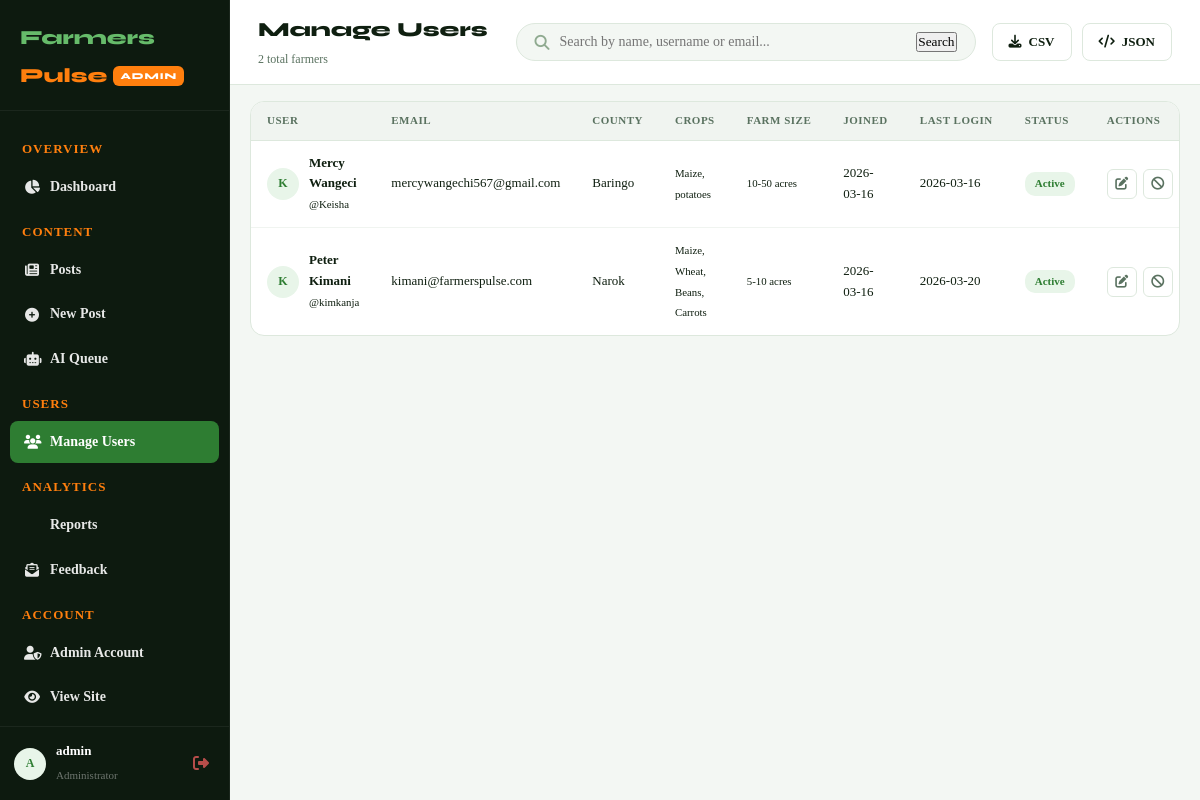
/admin/users (signed in), run on an earlier commit of the app's database.
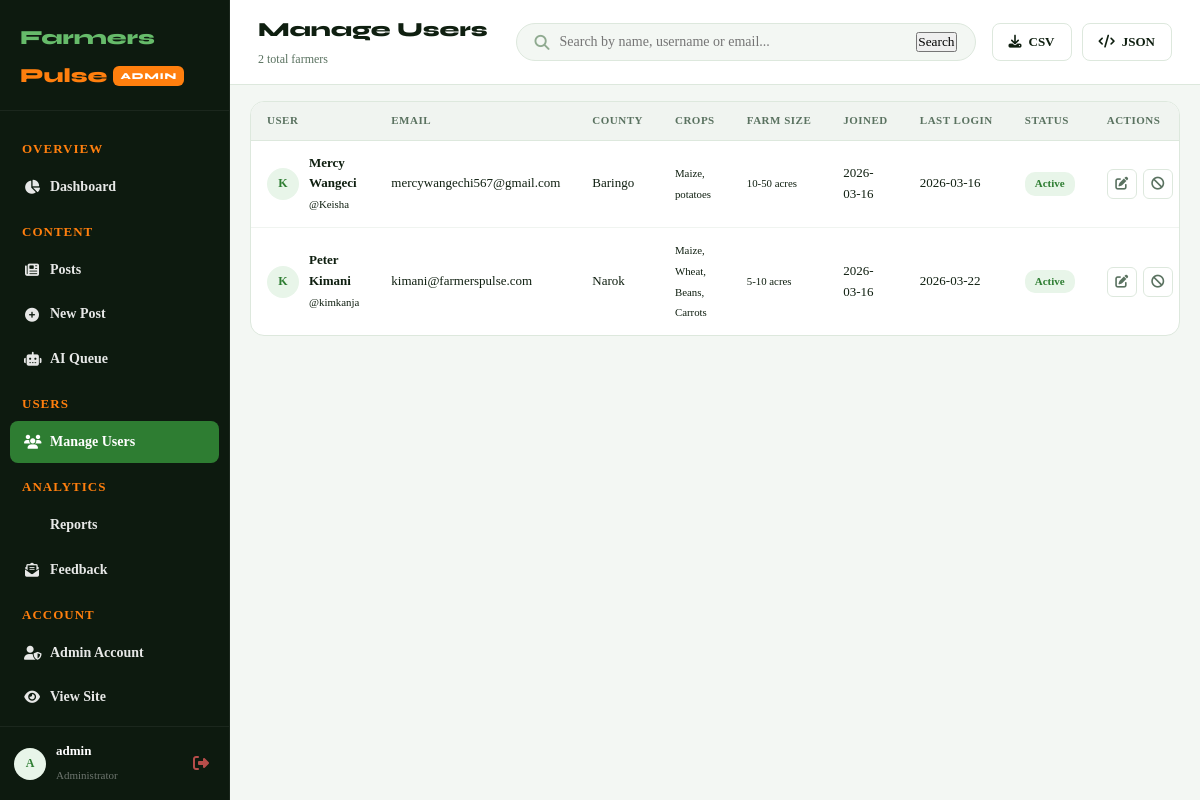
And on a later commit of the database.
### tables this page shows
CREATE TABLE users (
        id INTEGER PRIMARY KEY AUTOINCREMENT,
        username TEXT UNIQUE NOT NULL,
        email TEXT UNIQUE NOT NULL,
        password TEXT NOT NULL,
        role TEXT DEFAULT 'farmer',
        full_name TEXT DEFAULT '',
        phone TEXT DEFAULT '',
        county TEXT DEFAULT '',
        crop_types TEXT DEFAULT '',
        farm_size TEXT DEFAULT '',
        bio TEXT DEFAULT '',
        profile_pic TEXT DEFAULT '',
        is_active INTEGER DEFAULT 1,
        is_banned INTEGER DEFAULT 0,
        ban_reason TEXT DEFAULT '',
        created_at TEXT DEFAULT (datetime('now')),
        last_login TEXT
    );

### app.py (the view)
@app.route("/admin/users")
@login_required
@admin_required
def admin_users():
    page=request.args.get("page",1,type=int); search=request.args.get("search",""); per_page=15; offset=(page-1)*per_page
    conn=get_db(); where="role='farmer'"; params=[]
    if search: where+=" AND (username LIKE ? OR email LIKE ? OR full_name LIKE ?)"; params.extend([f"%{search}%"]*3)
    total=conn.execute(f"SELECT COUNT(*) FROM users WHERE {where}",params).fetchone()[0]
    users=conn.execute(f"SELECT * FROM users WHERE {where} ORDER BY created_at DESC LIMIT ? OFFSET ?",params+[per_page,offset]).fetchall()
    conn.close(); total_pages=(total+per_page-1)//per_page
    return render_template("admin_users.html",users=users,search=search,page=page,total_pages=total_pages,total=total)

### app.py (called while the page is built)
def get_db():
    if not os.path.exists("database"):
        os.makedirs("database")
    conn = sqlite3.connect(DATABASE)
    conn.row_factory = sqlite3.Row
    conn.execute("PRAGMA foreign_keys = ON")
    return conn

def login_required(f):
    @wraps(f)
    def dec(*a,**k):
        if "user_id" not in session: return redirect(url_for("login"))
        return f(*a,**k)
    return dec

def admin_required(f):
    @wraps(f)
    def dec(*a,**k):
        if "user_id" not in session or session.get("role")!="admin":
            flash("Admin access required.","error"); return redirect(url_for("dashboard"))
        return f(*a,**k)
    return dec

def current_user():
    if "user_id" not in session: return None
    conn=get_db(); u=conn.execute("SELECT * FROM users WHERE id=?",(session["user_id"],)).fetchone(); conn.close(); return u

@app.context_processor
def inject_globals():
    u=current_user(); unread=0; pending_ai=0; unread_feedback=0
    if u:
        conn=get_db()
        unread=conn.execute("SELECT COUNT(*) FROM notifications WHERE user_id=? AND is_read=0",(u["id"],)).fetchone()[0]
        if u["role"]=="admin":
            pending_ai=conn.execute("SELECT COUNT(*) FROM posts WHERE is_published=0 AND source='ai_model'").fetchone()[0]
            unread_feedback=conn.execute("SELECT COUNT(*) FROM feedback WHERE status='unread'").fetchone()[0]
        conn.close()
    return dict(current_user=u,unread_count=unread,pending_ai_count=pending_ai,unread_feedback=unread_feedback)

### templates/admin_users.html (shortened to what this page needs)
{% extends "base.html" %}
{% block body_class %}admin-body{% endblock %}
{% block extra_css %}
<link rel="stylesheet" href="{{ url_for('static', filename='css/admin.css') }}">{% endblock %}
{% block content %}
<div class="admin-layout">
  {% include '_admin_sidebar.html' %}
  <div class="admin-main">
    <header class="admin-topbar">
      <div class="admin-topbar-title">
        <h1>Manage Users</h1><span>{{ total }} total farmers</span>
      </div>
      <div class="admin-topbar-search">
        <form method="GET" action="{{ url_for('admin_users') }}" class="admin-search-bar">
          <i class="fas fa-search"></i>
          <input type="text" name="search" placeholder="Search by name, username or email..." value="{{ search }}">
          <button type="submit">Search</button>
        </form>
      </div>
      <div class="admin-topbar-right">
        <a href="{{ url_for('export_report', type='users', format='csv') }}" class="btn-admin-outline"><i
            class="fas fa-download"></i> CSV</a>
        <a href="{{ url_for('export_report', type='users', format='json') }}" class="btn-admin-outline"><i
            class="fas fa-code"></i> JSON</a>
      </div>
    </header>
    <div class="admin-content">
      <div class="table-card full-width">
        <div class="table-scroll">
          <table class="admin-table">
            <thead>
              <tr>
                <th>User</th>
                <th>Email</th>
                <th>County</th>
                <th>Crops</th>
                <th>Farm Size</th>
                <th>Joined</th>
                <th>Last Login</th>
                <th>Status</th>
                <th>Actions</th>
              </tr>
            </thead>
            <tbody>
              {% for u in users %}
              <tr id="user-row-{{ u['id'] }}">
                <td>
                  <div class="user-cell">
                    <div class="avatar-sm-tbl">{{ u['username'][0].upper() }}</div>
                    <div><strong>{{ u['full_name'] or u['username'] }}</strong><br><small>@{{ u['username'] }}</small>
                    </div>
                  </div>
                </td>
                <td>{{ u['email'] }}</td>
                <td>{{ u['county'] or '—' }}</td>
                <td><small>{{ u['crop_types'] or '—' }}</small></td>
                <td><small>{{ u['farm_size'] or '—' }}</small></td>
                <td>{{ u['created_at'][:10] }}</td>
                <td>{{ u['last_login'][:10] if u['last_login'] else 'Never' }}</td>
                <td>
                  {% if u['is_banned'] %}
                  <span class="banned-badge">Banned</span>
                  {% else %}
                  <span class="status-badge {% if u['is_active'] %}active{% else %}inactive{% endif %}"
                    id="status-{{ u['id'] }}">{{ 'Active' if u['is_active'] else 'Inactive' }}</span>
                  {% endif %}
                </td>
                <td>
                  <div class="action-btns">
                    <a href="{{ url_for('admin_edit_user', uid=u['id']) }}" class="tbl-btn tbl-edit"
                      title="Edit User"><i class="fas fa-edit"></i></a>
                    <button class="tbl-btn tbl-toggle" onclick="toggleUser({{ u['id'] }})"
                      title="{{ 'Deactivate' if u['is_active'] else 'Activate' }}"><i
                        class="fas fa-{% if u['is_active'] %}ban{% else %}check{% endif %}"></i></button>
                  </div>
                </td>
              </tr>
              {% else %}
              <tr>
                <td colspan="9" class="empty-td">No users found.</td>
              </tr>
              {% endfor %}
            </tbody>
          </table>
        </div>
      </div>
    </div>
  </div>
</div>
{% endblock %}

### templates/base.html (shortened to what this page needs)
<!DOCTYPE html>
<html lang="en">
<head>
  <link rel="stylesheet" href="https://cdnjs.cloudflare.com/ajax/libs/font-awesome/6.5.1/css/all.min.css">
  <link rel="stylesheet" href="{{ url_for('static', filename='css/main.css') }}">
  {% block extra_css %}{% endblock %}
</head>
<body class="{% block body_class %}{% endblock %}">
  {% block content %}{% endblock %}
</body>
</html>

### templates/_admin_sidebar.html (shortened to what this page needs)
<aside class="admin-sidebar" id="adminSidebar">
  <div class="admin-sidebar-logo">
    <span class="logo-green">Farmers</span><span class="logo-orange">Pulse</span>
    <span class="admin-badge">ADMIN</span>
  </div>
  <nav class="admin-nav">
    <div class="nav-section-label">Overview</div>
    <a href="{{ url_for('admin_dashboard') }}"
      class="admin-nav-item {% if request.endpoint=='admin_dashboard' %}active{% endif %}"><i
        class="fas fa-chart-pie"></i><span>Dashboard</span></a>
    <div class="nav-section-label">Content</div>
    <a href="{{ url_for('admin_posts') }}"
      class="admin-nav-item {% if request.endpoint in ['admin_posts','admin_edit_post','admin_create_post'] %}active{% endif %}"><i
        class="fas fa-newspaper"></i><span>Posts</span></a>
    <a href="{{ url_for('admin_create_post') }}"
      class="admin-nav-item {% if request.endpoint=='admin_create_post' %}active{% endif %}"><i
        class="fas fa-plus-circle"></i><span>New Post</span></a>
    <a href="{{ url_for('admin_pending_posts') }}"
      class="admin-nav-item {% if request.endpoint=='admin_pending_posts' %}active{% endif %}">
      <i class="fas fa-robot"></i><span>AI Queue </span>
    </a>
    <div class="nav-section-label">Users</div>
    <a href="{{ url_for('admin_users') }}"
      class="admin-nav-item {% if request.endpoint in ['admin_users','admin_edit_user'] %}active{% endif %}"><i
        class="fas fa-users"></i><span>Manage Users</span></a>
    <div class="nav-section-label">Analytics</div>
    <a href="{{ url_for('admin_reports') }}"
      class="admin-nav-item {% if request.endpoint=='admin_reports' %}active{% endif %}"><span>Reports</span></a>
    <a href="{{ url_for('admin_feedback') }}"
      class="admin-nav-item {% if request.endpoint=='admin_feedback' %}active{% endif %}">
      <i class="fas fa-envelope-open-text"></i><span>Feedback </span>
    </a>
    <div class="nav-section-label">Account</div>
    <a href="{{ url_for('admin_account') }}"
      class="admin-nav-item {% if request.endpoint=='admin_account' %}active{% endif %}"><i
        class="fas fa-user-shield"></i><span>Admin Account</span></a>
    <a href="{{ url_for('dashboard') }}" class="admin-nav-item"><i class="fas fa-eye"></i><span>View Site</span></a>
  </nav>
  <div class="admin-sidebar-footer">
    <div class="admin-user-chip">
      <div class="avatar-sm-tbl">{{ current_user['username'][0].upper() }}</div>
      <div><strong>{{ current_user['username'] }}</strong><span>Administrator</span></div>
    </div>
    <a href="{{ url_for('logout') }}" class="admin-logout"><i class="fas fa-sign-out-alt"></i></a>
  </div>
</aside>

### static/css/main.css (style rules this page uses)
:root { --green: #2e7d32; --green-light: #43a047; --green-dark: #1b5e20; --green-soft: rgba(46, 125, 50, 0.08); --orange: #ff7f0e; --orange-dark: #e65100; --orange-soft: rgba(255, 127, 14, 0.10); --bg: #f3f7f3; --surface: #ffffff; --surface2: #f0f4f0; --border: #dde8dd; --border-light: #eef4ee; --text: #0f1f10; --text-muted: #5a7260; --text-light: #8faa90; --sidebar-bg: #0d1a0f; --sidebar-text: #c8e0ca; --radius: 12px; --radius-sm: 8px; --radius-lg: 18px; --shadow: 0 2px 12px rgba(0, 0, 0, 0.07); --shadow-md: 0 4px 24px rgba(0, 0, 0, 0.10); --shadow-lg: 0 8px 40px rgba(0, 0, 0, 0.14); --tr: 0.2s ease; --font: 'Times New Roman', Times, serif; --font-display: 'Syne', 'Times New Roman', serif; }
*, *::before, *::after { box-sizing: border-box; margin: 0; padding: 0; }
html { scroll-behavior: smooth; }
body { font-family: var(--font); font-size: 15px; color: var(--text); background: var(--bg); line-height: 1.6; -webkit-font-smoothing: antialiased; }
a { color: inherit; text-decoration: none; }
input, select, textarea, button { font-family: var(--font); }
.logo-green { color: #66bb6a; }
.logo-orange { color: var(--orange); }

What changed in the data, as far as the page shows it:
changed users "Peter Kimani": last_login "2026-03-20" → "2026-03-22"
